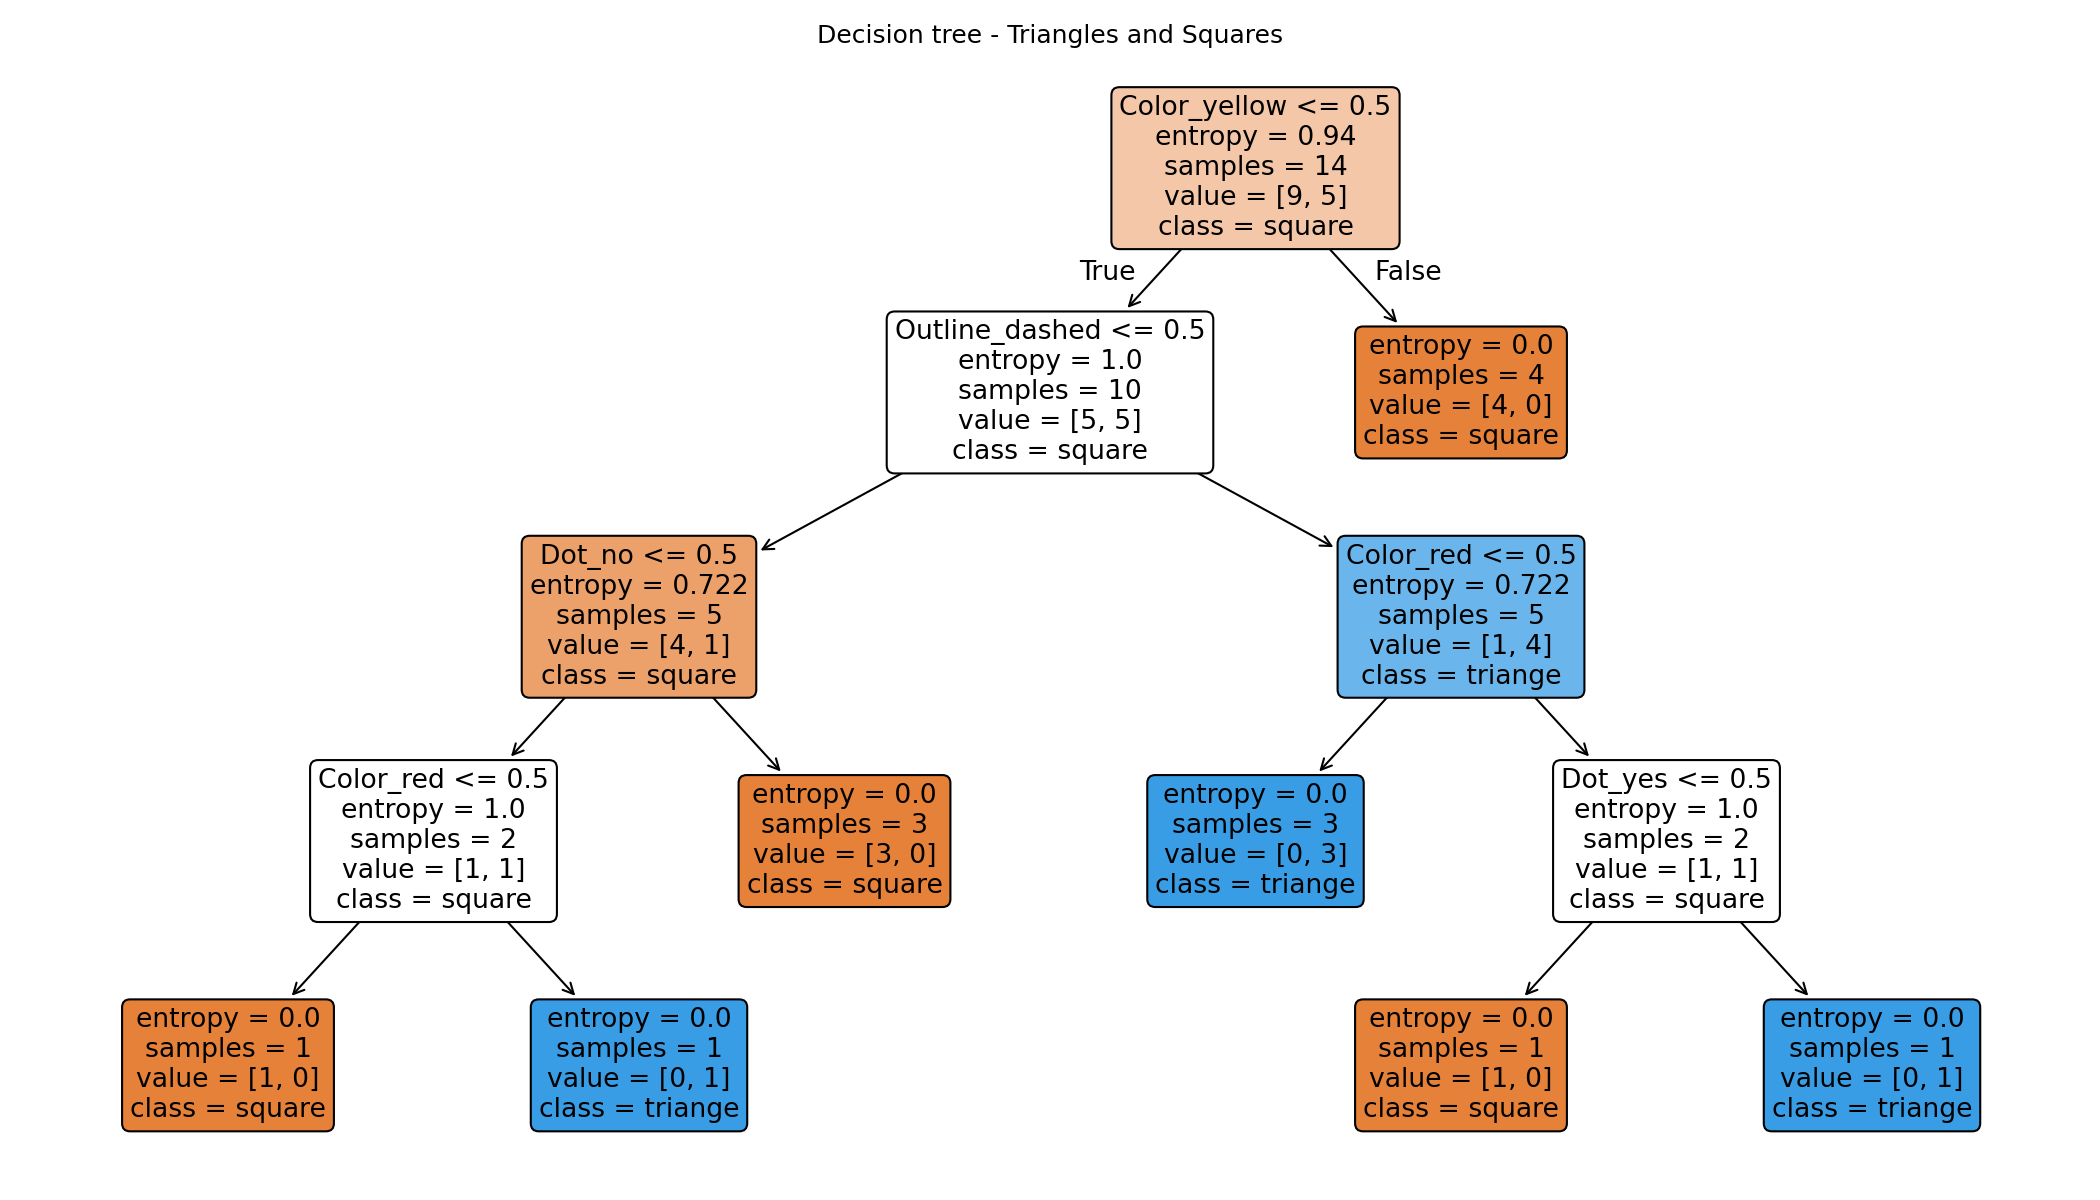

Source code (Python):
"""Decision tree on the 'Triangles and Squares' dataset (IT430, Chapter 2).

Target (class) : Shape
Features       : Color, Outline, Dot
Criterion      : entropy -> same information-gain idea used in the course slides
"""

import numpy as np
import pandas as pd
import matplotlib.pyplot as plt
from sklearn.tree import DecisionTreeClassifier, export_text, plot_tree
from sklearn.model_selection import LeaveOneOut, cross_val_score

# ------------------------------------------------------------------ 1. Load
df = pd.read_csv("shapes.csv").drop(columns="#")
print(df, "\n")

X = df[["Color", "Outline", "Dot"]]   # attributes / features
y = df["Shape"]                       # class label (target)

# ------------------------------------------------- 2. Encode categorical data
# scikit-learn trees need numbers -> one-hot encode the categorical columns
X_enc = pd.get_dummies(X)
print("Encoded features:", list(X_enc.columns), "\n")

# ----------------------------------------- 3. Information gain (as in slides)
def entropy(labels):
    p = labels.value_counts(normalize=True)
    return -(p * np.log2(p)).sum()

base = entropy(y)
print(f"Entropy of the whole dataset I = {base:.3f} bits")
for col in X.columns:
    i_res = sum(len(g) / len(df) * entropy(g["Shape"]) for _, g in df.groupby(col))
    print(f"Gain({col}) = {base - i_res:.3f}")
print()

# ------------------------------------------------------------------ 4. Train
# 14 rows only, so we train on everything (the slides do the same).
clf = DecisionTreeClassifier(criterion="entropy", random_state=42)
clf.fit(X_enc, y)

print("Training accuracy:", clf.score(X_enc, y))

# Leave-one-out CV gives a more honest estimate on such a tiny dataset
loo = cross_val_score(
    DecisionTreeClassifier(criterion="entropy", random_state=42),
    X_enc, y, cv=LeaveOneOut(),
)
print(f"Leave-one-out accuracy: {loo.mean():.2f}\n")

# ----------------------------------------------------------- 5. Show the tree
print(export_text(clf, feature_names=list(X_enc.columns)))

plt.figure(figsize=(14, 8))
plot_tree(
    clf,
    feature_names=list(X_enc.columns),
    class_names=clf.classes_,
    filled=True,
    rounded=True,
)
plt.title("Decision tree - Triangles and Squares")
plt.tight_layout()
plt.savefig("decision_tree_shapes.png", dpi=150)
print("Saved decision_tree_shapes.png")

# -------------------------------------------------------------- 6. Predict new
new = pd.DataFrame([{"Color": "red", "Outline": "dashed", "Dot": "yes"}])
new_enc = pd.get_dummies(new).reindex(columns=X_enc.columns, fill_value=0)
print("Prediction for red / dashed / dot=yes ->", clf.predict(new_enc)[0])
